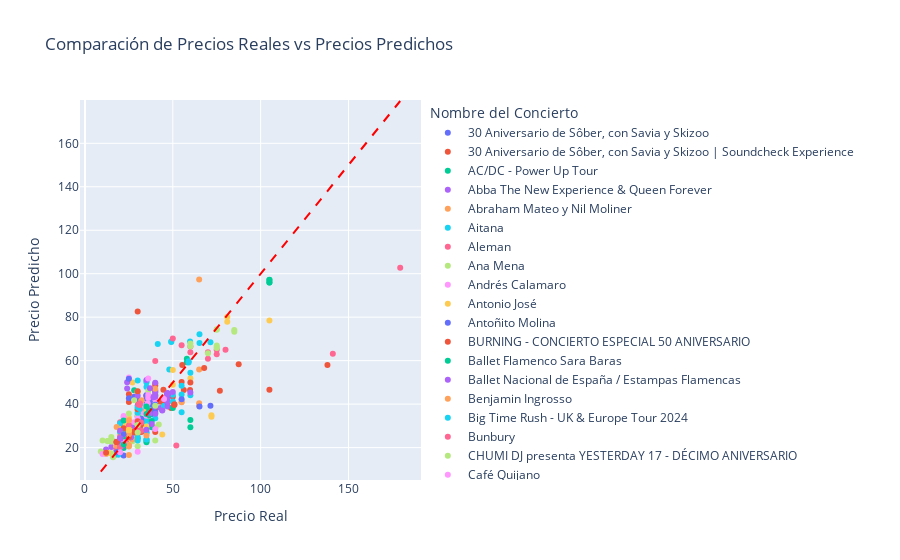

Here is the notebook cell this chart was saved with:
### Markdown cell above
GRID SEARCH - NUEVOS PARÁETROS - STANDARD SCALER

### Code cell
# Definir los parámetros para GridSearchCV
params = {
    'mlp__hidden_layer_sizes': [(1,), (20,20), (50,50), (100,), (100,100), (200,), (300,)],
    'mlp__learning_rate': ['constant', 'invscaling', 'adaptive'],
    'mlp__alpha': [0.00001, 0.0001, 0.001, 0.01, 0.1, 1, 10, 100] 
}

# Realizar GridSearchCV
start_time = time.time()

gridSearch = GridSearchCV(estimator=pipeline, param_grid=params, n_jobs=-1, scoring='neg_mean_squared_error', cv=ps)
gridSearch.fit(X_train, y)

results = cross_validate(gridSearch.best_estimator_, X_train, y, cv=ps, scoring=scoring, return_train_score=True)

end_time = time.time()
execution_time = end_time - start_time
print("Tiempo de ejecución:", execution_time, "segundos")

print('Mejores parámetros GridSearchCV: ', gridSearch.best_params_)

resultados = crear_tabla_resultados(results)

cargar_modelo_mlflow(gridSearch.best_estimator_, 'MIN_PRICE', 'GRID SEARCH ESTANDARIZADO', resultados, execution_time)

# Mostrar las predicciones y los valores reales
plot_model_predictions(gridSearch.best_estimator_, X_train, y, data)
feature_importance(gridSearch.best_estimator_, X_train, y, 15)
resultados
